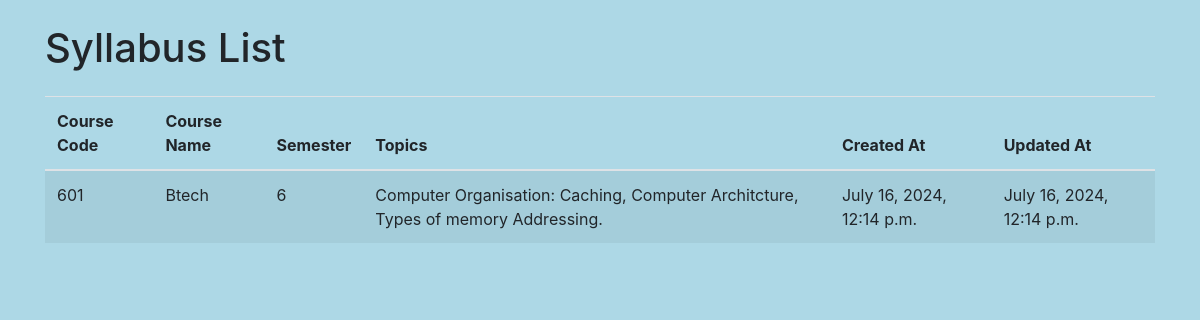
The page /syllabus on the database its author committed.
### home/models.py (models this page shows, shortened)
class Syllabus(models.Model):
    course_name = models.CharField(max_length=200)
    course_code = models.CharField(max_length=20)
    semester = models.PositiveIntegerField()
    topics = models.TextField()
    created_at = models.DateTimeField(default=timezone.now)
    updated_at = models.DateTimeField(default=timezone.now)

### home/views.py (the view)
# urls.py: path('syllabus',views.syllabus_list,name='syllabus_list'),
def syllabus_list(request):
    syllabi = Syllabus.objects.all()
    return render(request, 'syllabus_list.html', {'syllabi': syllabi})

### templates/syllabus_list.html (shortened to what this page needs)
{% extends 'base.html' %}
{% block content %}
<h1 class="mt-4">Syllabus List</h1>
<table class="table table-striped mt-4">
    <thead>
        <tr>
            <th scope="col">Course Code</th>
            <th scope="col">Course Name</th>
            <th scope="col">Semester</th>
            <th scope="col">Topics</th>
            <th scope="col">Created At</th>
            <th scope="col">Updated At</th>
        </tr>
    </thead>
    <tbody>
        {% for syllabus in syllabi %}
            <tr>
                <td>{{ syllabus.course_code }}</td>
                <td>{{ syllabus.course_name }}</td>
                <td>{{ syllabus.semester }}</td>
                <td>{{ syllabus.topics }}</td>
                <td>{{ syllabus.created_at }}</td>
                <td>{{ syllabus.updated_at }}</td>
            </tr>
        {% endfor %}
    </tbody>
</table>
{% endblock %}

### templates/syllabus_list.html (style rules this page uses)
body { background-color: #add8e6; }

### rows shown on the page
Syllabus: course_code "601", course_name "Btech", semester "6", topics "Computer Organisation: Caching, Computer Architcture, Types of memory Addressing.", created_at "July 16, 2024, 12:14 p.m.", updated_at "July 16, 2024, 12:14 p.m."
